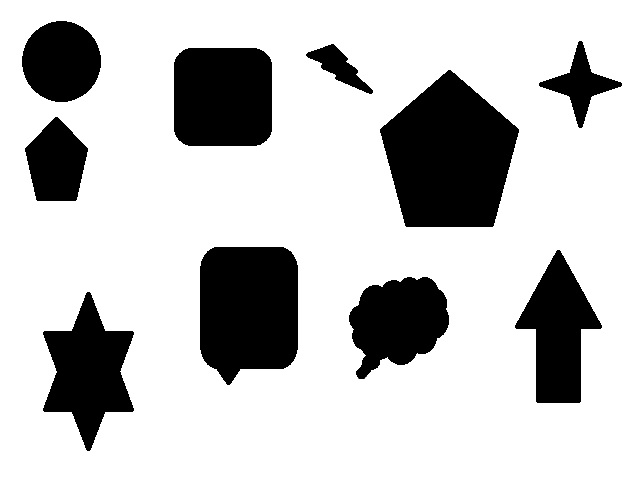
#> input picture images/variosobjetos.jpg, 640 x 480 px, found by its file name
$ python questao44.py
#> lines starting #> are read from the running program, lines starting #| are printed output that depends on the picture; after the words box and inside, x2 and y2 are one past the last pixel; in counts of white or black regions, pixels touching at a corner belong together
import cv2

image = cv2.imread('C:/Users/User/Desktop/GIT/LapiscoComputerVisionPython/images/variosobjetos.jpg')
#> image is the input picture: shape (480, 640, 3); min 0, max 255, mean 196.7

grayscale_image = cv2.cvtColor(image, cv2.COLOR_BGR2GRAY)

canny_image = cv2.Canny(grayscale_image, 80, 180)
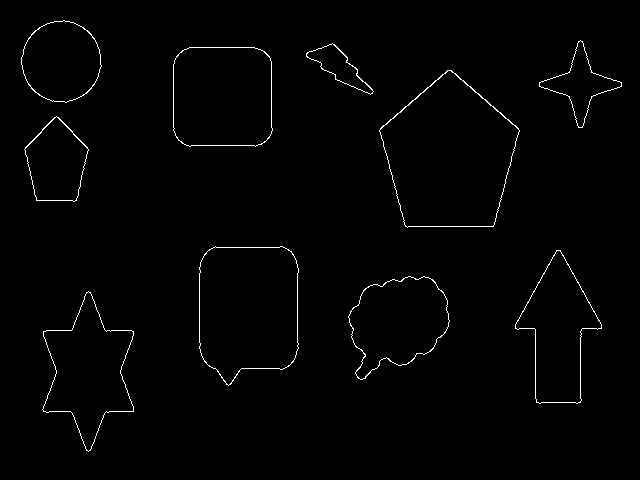
#> canny_image: shape (480, 640); 1.1% white in thin lines or dots, all inside (x1, y1, x2, y2) = (21, 20, 622, 452)

params = cv2.SimpleBlobDetector_Params()

params.filterByArea = True
params.minArea = 20
params.maxArea = 40000

params.filterByCircularity = False
params.minCircularity = 0.1

params.filterByConvexity = False
params.minConvexity = 0.87

params.filterByInertia = False
params.minInertiaRatio = 0.8

params.minDistBetweenBlobs = 20

detector = cv2.SimpleBlobDetector_create(params)

blobs = detector.detect(canny_image)
#> blobs = 10 keypoints; (x, y, size): (449, 156, 139.7), (248, 309, 124.8), (222, 96, 107.1), (88, 371, 102.8), (398, 321, 93.5), (558, 332, 91.9), (61, 61, 79.6), (56, 162, 67.7), (580, 84, 55.7), (338, 66, 44.7)

print(len(blobs))
#| 10

rows, cols = image.shape[:2]
#> rows = 480; cols = 640

for i, k in enumerate(blobs):
    x_up_left = int(k.pt[0] - k.size)
    y_up_left = int(k.pt[1] - k.size)

    x_bottom_right = int(k.pt[0] + k.size)
    y_bottom_right = int(k.pt[1] + k.size)

    if x_up_left < 0:
        x_up_left = 0
    if y_up_left < 0:
        y_up_left = 0

    if x_bottom_right > cols:
        x_bottom_right = cols
    if y_bottom_right > rows:
        y_bottom_right = rows

    crop = image[y_up_left + 15:y_bottom_right - 15, x_up_left + 15:x_bottom_right - 15]

    cv2.imshow('Object ' + str(i + 1), crop)
    cv2.waitKey(10)
#> this loop made 10 passes
#> pass 1, `crop = image[y_up_left + 15:y_bottom_right - 15, x_up_left + 15:x_bott..`:
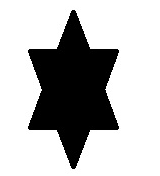
#> crop: shape (176, 160, 3); min 0, max 255, mean 184.7
#> pass 2, `crop = image[y_up_left + 15:y_bottom_right - 15, x_up_left + 15:x_bott..`:
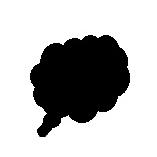
#> crop: shape (157, 157, 3); min 0, max 255, mean 183.4
#> pass 3, `crop = image[y_up_left + 15:y_bottom_right - 15, x_up_left + 15:x_bott..`:
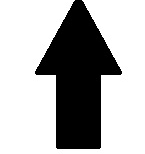
#> crop: shape (154, 145, 3); min 0, max 255, mean 175.2


cv2.imshow('Input grayscale image', grayscale_image)
cv2.waitKey(0)

$ run again, with images/1_5.jpg copied over images/variosobjetos.jpg
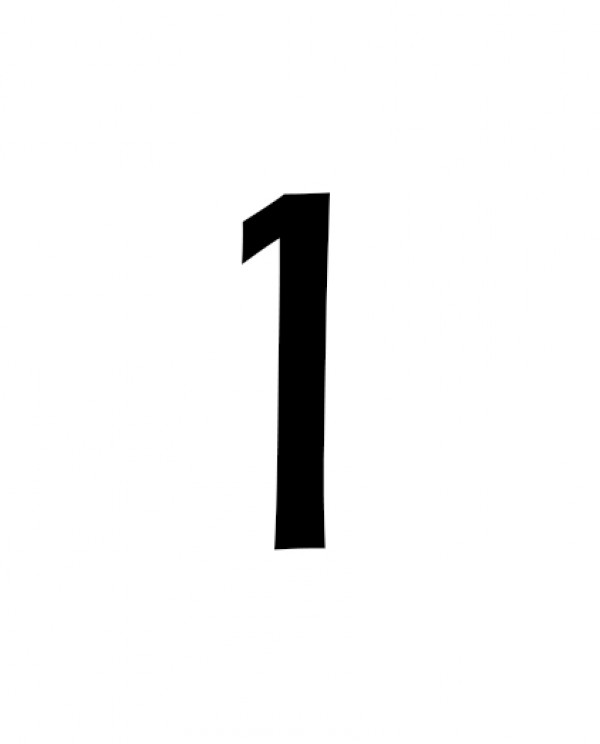
#> input picture images/1_5.jpg, 600 x 744 px, found by its file name
#> image is the input picture: shape (744, 600, 3); min 0, max 255, mean 244.5
#> `canny_image = cv2.Canny(grayscale_image, 80, 180)`:
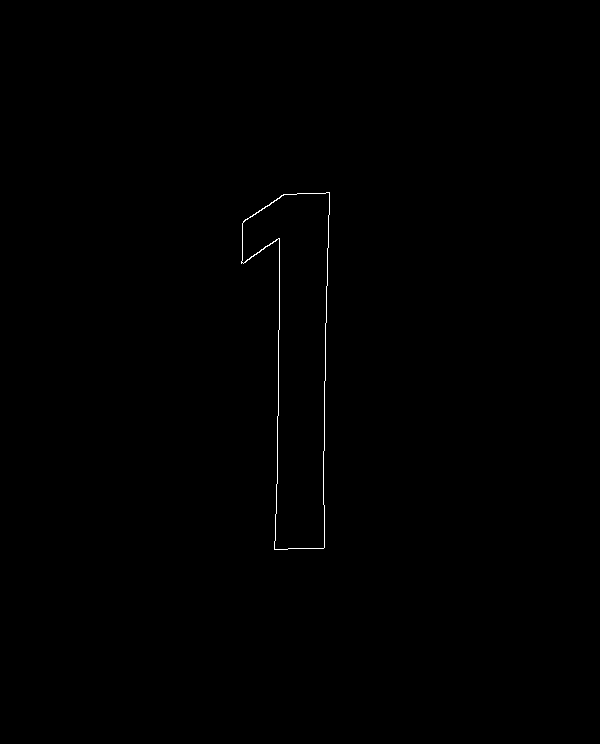
#> canny_image: shape (744, 600); 0.21% white in thin lines or dots, all inside (x1, y1, x2, y2) = (241, 192, 330, 550)
#> blobs = 1 keypoints; (x, y, size): (298, 359, 222.8)
#| 1
#> the loop `for i, k in enumerate(blobs):` made 1 pass
#> pass 1, `crop = image[y_up_left + 15:y_bottom_right - 15, x_up_left + 15:x_bott..`:
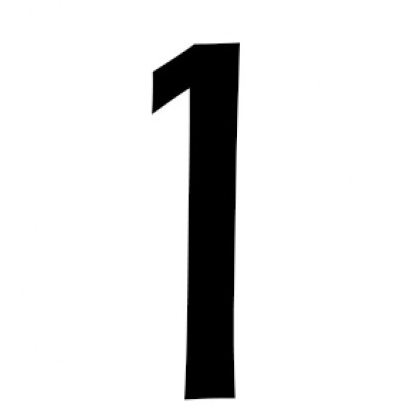
#> crop: shape (416, 415, 3); min 0, max 255, mean 227.9
